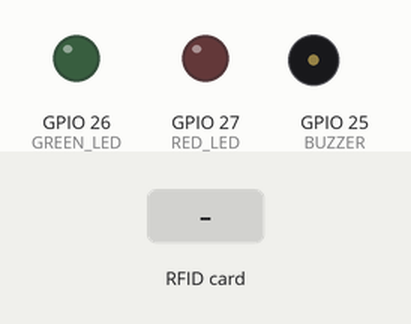
This sketch was run on a simulated ESP32. Parts: output pins drawn as LEDs (lit = HIGH), buzzer (waves = sounding). The test bench sets the inputs (shaded band). WiFi joins after 1.5 s; servers stay silent unless stated; uploads are accepted with an empty reply; the local clock reads 2024-03-15 10:24:30 at power-on unless the sketch sets it; what the sketch prints to the serial monitor is not drawn.

Above: at 6.9 s.
7.0 s: RFID card 11 22 33 44 held to the reader
At 7.5 s:
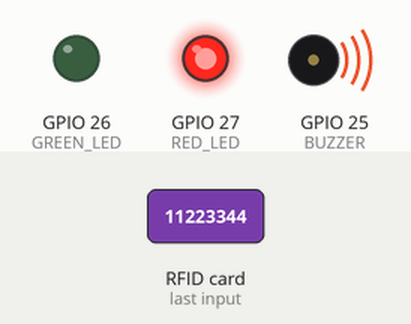
10.0 s: RFID card B3 E6 73 72 held to the reader
At 11.0 s:
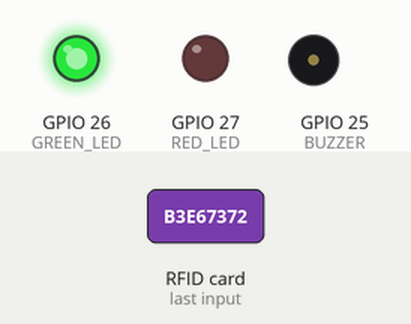
13.0 s: RFID card 13 2D D4 94 held to the reader
At 14.59 s:
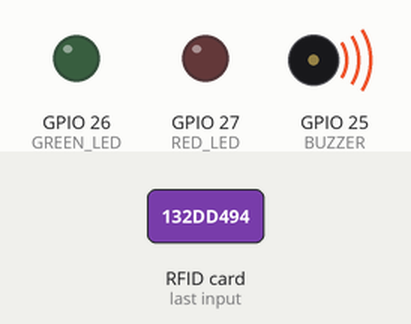
Timing chart, 0 to 16.1 s (numbered marks = the images above; inputs shaded):
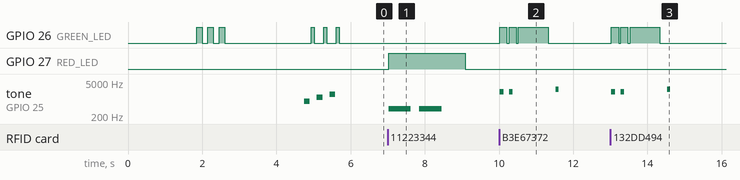

The sketch:

rfid_attendance.ino
```cpp
/*
 * =============================================================
 *  RFID ATTENDANCE SYSTEM — WITH GOOGLE SHEETS LOGGING
 *  Hardware: ESP32 + MFRC522 RC522 + Green LED + Red LED + Buzzer
 * =============================================================
 *  Wiring:
 *    RC522 --> ESP32
 *    SDA   --> GPIO 21  |  SCK  --> GPIO 18
 *    MOSI  --> GPIO 23  |  MISO --> GPIO 19
 *    RST   --> GPIO 22  |  3.3V --> 3.3V  |  GND --> GND
 *
 *    Green LED  --> GPIO 26 (220Ω resistor to GND)
 *    Red   LED  --> GPIO 27 (220Ω resistor to GND)
 *    Buzzer (+) --> GPIO 25
 * =============================================================
 */

#include <SPI.h>
#include <MFRC522.h>
#include <WiFi.h>
#include <HTTPClient.h>
#include <WiFiClientSecure.h>
#include <time.h>

// ============================================================
//  ⧗  USER CONFIG — EDIT THESE BEFORE UPLOADING
// ============================================================
//  Your router is a TENDA (detected from ipconfig).
//  Check the sticker on your router or your phone's WiFi settings
//  for the exact SSID name (e.g. "Tenda_A1B2C3" or "Tenda-Home")
const char* WIFI_SSID     = "AstroCipher";        // ← Replace with your Tenda WiFi name
const char* WIFI_PASSWORD = "11223344";  // ← Replace with your WiFi password

// After deploying your Apps Script, paste the Web App URL here:
const char* SHEET_URL = "https://script.google.com/macros/s/AKfycbyLyBcvNRgkU7IQGdqsqh3sqbGVhup-JzfTjCquMNZ6L9yx8qoHlViKSNFWaqwUPQPO/exec";
// ✅ Apps Script deployed: Jun 23, 2026 — Version 1

// ✅ Timezone: UTC+5 (Pakistan Standard Time) — already correct!
const char* NTP_SERVER    = "pool.ntp.org";
const long  GMT_OFFSET_SEC = 18000;   // UTC+5 = 5 × 3600 = 18000 ✓
const int   DST_OFFSET_SEC = 0;
// ============================================================

// ---- Pin Definitions ----
#define RST_PIN   22
#define SS_PIN    21
#define GREEN_LED 26
#define RED_LED   27
#define BUZZER    25

// ---- Buzzer tones ----
#define TONE_SUCCESS 2000
#define TONE_DENIED  400

MFRC522 mfrc522(SS_PIN, RST_PIN);

// ============================================================
//  REGISTERED RFID UIDs
//  HOW TO GET YOUR UID: Upload → Serial Monitor (115200) → scan card
// ============================================================
struct RFIDUser {
  byte   uid[4];
  String name;
};

RFIDUser authorizedUsers[] = {
  {{0xB3, 0xE6, 0x73, 0x72}, "Ali"},
  {{0x13, 0x2D, 0xD4, 0x94}, "Saad"}
};
const int NUM_USERS = sizeof(authorizedUsers) / sizeof(authorizedUsers[0]);

// ============================================================
//  State tracking
// ============================================================
bool         userStatus[10];
unsigned long lastScanTime[10];

// ============================================================
//  BUZZER helper
// ============================================================
void beep(int freq, int dur) {
  tone(BUZZER, freq, dur);
  delay(dur + 30);
  noTone(BUZZER);
}

// ============================================================
//  WiFi connect
// ============================================================
void connectWiFi() {
  Serial.print("📶 Connecting to WiFi: ");
  Serial.print(WIFI_SSID);
  WiFi.begin(WIFI_SSID, WIFI_PASSWORD);

  int attempts = 0;
  while (WiFi.status() != WL_CONNECTED && attempts < 30) {
    delay(500);
    Serial.print(".");
    attempts++;
  }

  if (WiFi.status() == WL_CONNECTED) {
    Serial.println("\n✅ WiFi connected! IP: " + WiFi.localIP().toString());
    // Blink green 3x for WiFi success
    for (int i = 0; i < 3; i++) {
      digitalWrite(GREEN_LED, HIGH); delay(150);
      digitalWrite(GREEN_LED, LOW);  delay(150);
    }
  } else {
    Serial.println("\n⚠️  WiFi FAILED — attendance will still work locally.");
    // Blink red 3x for WiFi failure
    for (int i = 0; i < 3; i++) {
      digitalWrite(RED_LED, HIGH); delay(150);
      digitalWrite(RED_LED, LOW);  delay(150);
    }
  }
}

// ============================================================
//  Get current date-time string from NTP
// ============================================================
String getTimestamp() {
  struct tm timeinfo;
  if (!getLocalTime(&timeinfo)) {
    return "Time-Unavailable";
  }
  char buf[30];
  strftime(buf, sizeof(buf), "%Y-%m-%d %H:%M:%S", &timeinfo);
  return String(buf);
}

// ============================================================
//  Send attendance to Google Sheets via HTTP POST
// ============================================================
bool sendToGoogleSheets(String name, String uid, String status, String timestamp) {
  if (WiFi.status() != WL_CONNECTED) {
    Serial.println("⚠️  No WiFi — skipping Google Sheets upload.");
    return false;
  }

  WiFiClientSecure client;
  client.setInsecure();   // Skip SSL cert verification (fine for hobby projects)

  HTTPClient http;
  http.begin(client, SHEET_URL);
  http.setFollowRedirects(HTTPC_STRICT_FOLLOW_REDIRECTS);
  http.addHeader("Content-Type", "application/json");

  // Build JSON payload
  String payload = "{";
  payload += "\"name\":\"" + name + "\",";
  payload += "\"uid\":\"" + uid + "\",";
  payload += "\"status\":\"" + status + "\",";
  payload += "\"timestamp\":\"" + timestamp + "\"";
  payload += "}";

  Serial.println("📤 Sending to Google Sheets...");
  Serial.println("   Payload: " + payload);

  int httpCode = http.POST(payload);

  if (httpCode > 0) {
    String response = http.getString();
    Serial.println("   HTTP " + String(httpCode) + " → " + response);
    http.end();
    return (httpCode == 200);
  } else {
    Serial.println("   ❌ HTTP Error: " + http.errorToString(httpCode));
    http.end();
    return false;
  }
}

// ============================================================
//  Get UID as hex string (e.g. "A1:B2:C3:D4")
// ============================================================
String getUIDString(MFRC522::Uid &uid) {
  String result = "";
  for (byte i = 0; i < uid.size; i++) {
    if (uid.uidByte[i] < 0x10) result += "0";
    result += String(uid.uidByte[i], HEX);
    if (i < uid.size - 1) result += ":";
  }
  result.toUpperCase();
  return result;
}

// ============================================================
//  Find user index, -1 if not found
// ============================================================
int findUser(MFRC522::Uid &uid) {
  for (int i = 0; i < NUM_USERS; i++) {
    bool match = true;
    for (byte b = 0; b < 4; b++) {
      if (b < uid.size && uid.uidByte[b] != authorizedUsers[i].uid[b]) {
        match = false;
        break;
      }
    }
    if (match) return i;
  }
  return -1;
}

// ============================================================
//  Access Granted feedback
// ============================================================
void grantAccess(String name, bool isEntry, String uid) {
  String statusStr = isEntry ? "IN" : "OUT";
  String timestamp = getTimestamp();

  Serial.println("\n✅ ACCESS GRANTED");
  Serial.println("   Name   : " + name);
  Serial.println("   Status : " + statusStr);
  Serial.println("   Time   : " + timestamp);

  // Green LED + happy beeps
  for (int i = 0; i < 2; i++) {
    digitalWrite(GREEN_LED, HIGH);
    beep(TONE_SUCCESS, 100);
    delay(60);
    digitalWrite(GREEN_LED, LOW);
    delay(60);
  }
  digitalWrite(GREEN_LED, HIGH);
  delay(800);
  digitalWrite(GREEN_LED, LOW);

  // Send to Google Sheets
  bool sent = sendToGoogleSheets(name, uid, statusStr, timestamp);
  if (sent) {
    Serial.println("   ☁️  Logged to Google Sheets ✓");
    // Extra quick beep to confirm cloud upload
    beep(2500, 80);
  } else {
    Serial.println("   ⚠️  Sheet upload failed (saved locally only)");
  }
}

// ============================================================
//  Access Denied feedback
// ============================================================
void denyAccess(String uid) {
  String timestamp = getTimestamp();

  Serial.println("\n❌ ACCESS DENIED — Unknown UID: " + uid);

  digitalWrite(RED_LED, HIGH);
  beep(TONE_DENIED, 600);
  delay(200);
  beep(TONE_DENIED, 600);
  delay(600);
  digitalWrite(RED_LED, LOW);

  // Also log denied attempts to sheet for security audit
  sendToGoogleSheets("UNKNOWN", uid, "DENIED", timestamp);
}

// ============================================================
//  Startup sequence
// ============================================================
void startupSequence() {
  for (int i = 0; i < 3; i++) {
    beep(800 + i * 400, 150);
    digitalWrite(GREEN_LED, HIGH); delay(80);
    digitalWrite(GREEN_LED, LOW);  delay(80);
  }
  Serial.println("=============================================");
  Serial.println("  RFID ATTENDANCE SYSTEM — WITH GOOGLE SHEETS");
  Serial.println("  Scan your Card or Tag...");
  Serial.println("=============================================");
}

// ============================================================
//  SETUP
// ============================================================
void setup() {
  Serial.begin(115200);
  SPI.begin();
  mfrc522.PCD_Init();

  pinMode(GREEN_LED, OUTPUT);
  pinMode(RED_LED,   OUTPUT);
  pinMode(BUZZER,    OUTPUT);
  digitalWrite(GREEN_LED, LOW);
  digitalWrite(RED_LED,   LOW);

  for (int i = 0; i < 10; i++) {
    userStatus[i]   = false;
    lastScanTime[i] = 0;
  }

  delay(300);

  // Connect WiFi
  connectWiFi();

  // Sync time via NTP
  if (WiFi.status() == WL_CONNECTED) {
    configTime(GMT_OFFSET_SEC, DST_OFFSET_SEC, NTP_SERVER);
    Serial.println("⏰ Syncing time from NTP...");
    delay(2000);
    Serial.println("   Time: " + getTimestamp());
  }

  startupSequence();
}

// ============================================================
//  LOOP
// ============================================================
void loop() {

  // Reconnect WiFi if dropped
  if (WiFi.status() != WL_CONNECTED) {
    Serial.println("📶 WiFi lost, reconnecting...");
    connectWiFi();
  }

  // Wait for RFID card/tag
  if (!mfrc522.PICC_IsNewCardPresent()) return;
  if (!mfrc522.PICC_ReadCardSerial())   return;

  String scannedUID = getUIDString(mfrc522.uid);
  Serial.println("\n🔍 Scanned UID: " + scannedUID);

  int userIdx = findUser(mfrc522.uid);

  if (userIdx >= 0) {
    // Debounce: ignore same card within 4 seconds
    unsigned long now = millis();
    if ((now - lastScanTime[userIdx]) < 4000) {
      Serial.println("⚠️  Too fast — ignored (debounce).");
      mfrc522.PICC_HaltA();
      mfrc522.PCD_StopCrypto1();
      return;
    }
    lastScanTime[userIdx] = now;

    // Toggle IN / OUT
    userStatus[userIdx] = !userStatus[userIdx];
    bool isEntry = userStatus[userIdx];

    grantAccess(authorizedUsers[userIdx].name, isEntry, scannedUID);

  } else {
    denyAccess(scannedUID);
  }

  mfrc522.PICC_HaltA();
  mfrc522.PCD_StopCrypto1();
  delay(500);
}
```

Measured:
- after the input at 7.0 s, GPIO 27 (RED_LED): LOW → HIGH at once, → LOW 2.1 s later; tone on GPIO 25 (BUZZER): alternates 400 Hz for 0.60 s and silent for 0.23 s, 4 changes in all, then stays silent, starting at once
- after the input at 10.0 s, GPIO 26 (GREEN_LED): goes HIGH 0.19 s, LOW 0.06 s, HIGH 0.19 s, LOW 0.06 s, HIGH 0.80 s, then LOW, starting at once; tone on GPIO 25 (BUZZER): plays 2000 Hz for 0.10 s, 2000 Hz for 0.10 s, 2500 Hz for 0.08 s, starting at once
- after the input at 13.0 s, GPIO 26 (GREEN_LED): goes HIGH 0.19 s, LOW 0.06 s, HIGH 0.19 s, LOW 0.06 s, HIGH 0.80 s, then LOW, starting at once; tone on GPIO 25 (BUZZER): plays 2000 Hz for 0.10 s, 2000 Hz for 0.10 s, 2500 Hz for 0.08 s, starting at once
